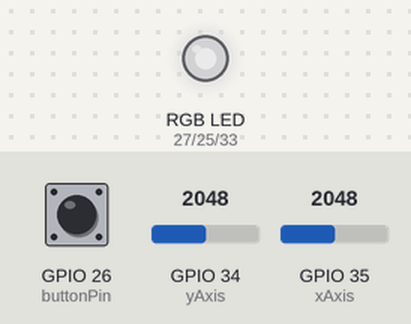
The sketch below on a simulated ESP32. Parts: an RGB LED mixed from three pins (HIGH = lit). Dashed ring = blinking. Inputs (shaded band) come from the test bench; at power-on: GPIO 26 (buttonPin) HIGH, GPIO 34 (yAxis) = 2048, GPIO 35 (xAxis) = 2048. Dim RGB values are drawn brighter than linear; what the sketch prints to the serial monitor is not drawn.

Above: at 1.2 s.
1.3 s: GPIO 26 (buttonPin) pulled LOW for 0.15 s
At 1.9 s:
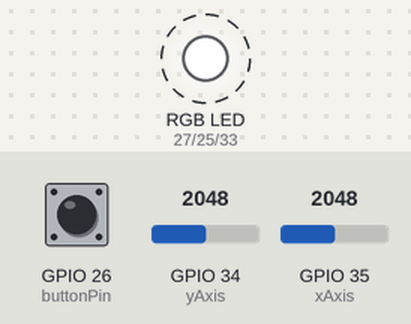
4.4 s: GPIO 26 (buttonPin) pulled LOW for 1 s
7.4 s: GPIO 26 (buttonPin) pulled LOW for 0.15 s
10.5 s: GPIO 34 (yAxis) set to 491
At 11.7 s:
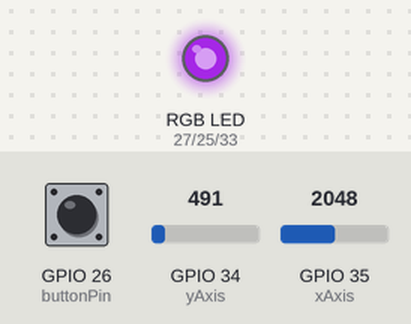
12.0 s: GPIO 35 (xAxis) set to 491
At 13.0 s:
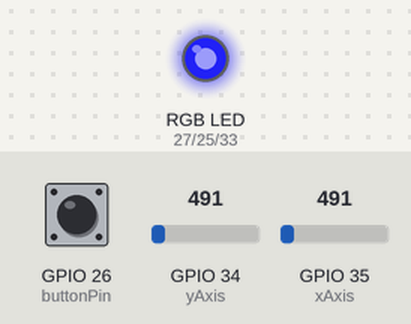
13.5 s: GPIO 34 (yAxis) set to 0
At 14.2 s:
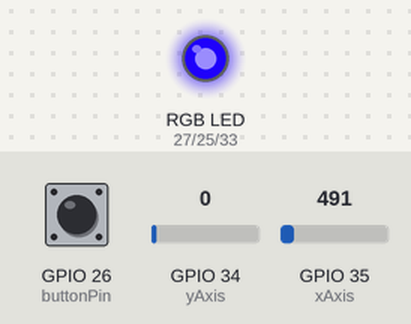
Timing chart, 0 to 16.0 s (numbered marks = the images above; inputs shaded):
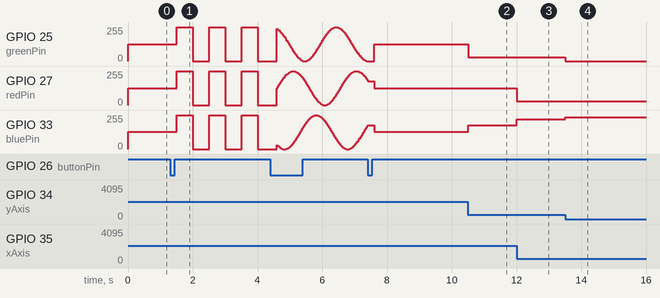

Measured:
- after the input at 1.3 s, GPIO 25 (greenPin), GPIO 27 (redPin), GPIO 33 (bluePin): alternates 255/255 for 0.50 s and 0/255 for 0.50 s, starting after 0.20 s
- after the input at 10.5 s, GPIO 25 (greenPin): 127/255 → 30/255 at once; GPIO 33 (bluePin): 128/255 → 177/255 at once
- after the input at 12.0 s, GPIO 27 (redPin): 127/255 → 30/255 at once; GPIO 33 (bluePin): 177/255 → 225/255 at once
- after the input at 13.5 s, GPIO 25 (greenPin): 30/255 → 0/255 at once; GPIO 33 (bluePin): 225/255 → 240/255 at once

The sketch:

led-controller.ino
```cpp
// Pin assignments
const int buttonPin = 26;
const int redPin    = 27;
const int greenPin  = 25;
const int bluePin   = 33;
const int yAxis     = 34;
const int xAxis     = 35;

int lastState = HIGH;
int currentState;

int mode = 0;
unsigned long lastChangeTime = 0;
bool ledState = false;
int cycleHue = 0;

void setup() {
  Serial.begin(115200);

  pinMode(buttonPin, INPUT_PULLUP);
  pinMode(redPin,    OUTPUT);
  pinMode(greenPin,  OUTPUT);
  pinMode(bluePin,   OUTPUT);
}

void loop() {
  currentState = digitalRead(buttonPin);

  // Mode toggle logic
  if (currentState == LOW && lastState == HIGH) {
    mode = (mode + 1) % 3;
    Serial.print("Mode changed to: ");
    Serial.println(mode);
    delay(200); // Debounce
  }
  lastState = currentState;

  switch (mode) {
    case 0: { // Joystick-controlled mode
      int valueX = analogRead(xAxis);
      int valueY = analogRead(yAxis);
      Serial.println(String("X: ") + valueX + "  Y: " + valueY);

      int redVal   = map(valueX, 0, 4095, 0, 255);
      int greenVal = map(valueY, 0, 4095, 0, 255);
      int blueVal  = 255 - ((redVal + greenVal) / 2);

      analogWrite(redPin,   redVal);
      analogWrite(greenPin, greenVal);
      analogWrite(bluePin,  blueVal);
      break;
    }

    case 1: { // Blinking mode
      if (millis() - lastChangeTime > 500) {
        ledState = !ledState;
        analogWrite(redPin,   ledState ? 255 : 0);
        analogWrite(greenPin, ledState ? 255 : 0);
        analogWrite(bluePin,  ledState ? 255 : 0);
        lastChangeTime = millis();
      }
      break;
    }

    case 2: { // Color cycling mode
      if (millis() - lastChangeTime > 30) {
        int r = (sin(cycleHue * 0.1) + 1) * 127;
        int g = (sin(cycleHue * 0.1 + 2) + 1) * 127;
        int b = (sin(cycleHue * 0.1 + 4) + 1) * 127;

        analogWrite(redPin,   r);
        analogWrite(greenPin, g);
        analogWrite(bluePin,  b);

        cycleHue = (cycleHue + 1) % 360;
        lastChangeTime = millis();
      }
      break;
    }
  }
}
```
